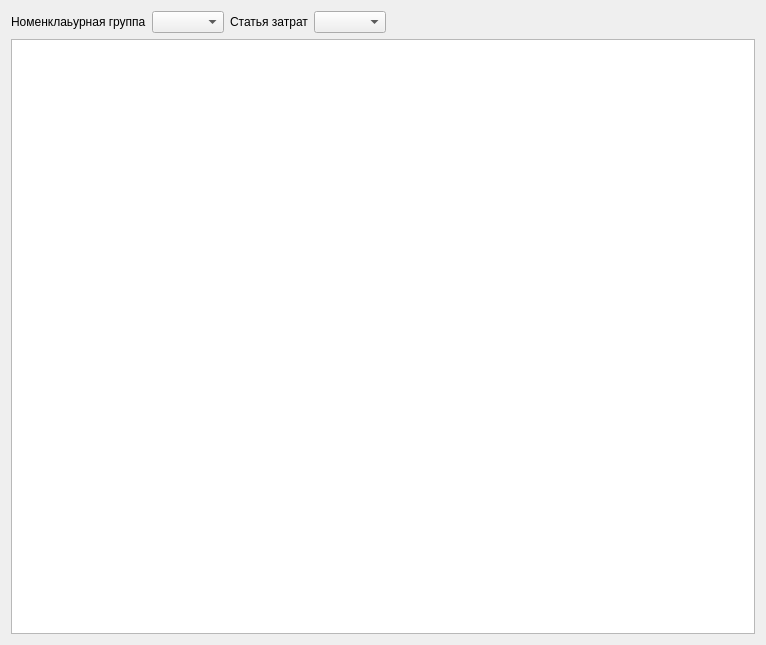
<?xml version="1.0" encoding="UTF-8"?>
<ui version="4.0">
 <class>FormCost</class>
 <widget class="QWidget" name="FormCost">
  <property name="geometry">
   <rect>
    <x>0</x>
    <y>0</y>
    <width>766</width>
    <height>645</height>
   </rect>
  </property>
  <property name="windowTitle">
   <string>Затраты</string>
  </property>
  <layout class="QVBoxLayout" name="verticalLayout">
   <item>
    <layout class="QHBoxLayout" name="horizontalLayout">
     <item>
      <widget class="QLabel" name="label">
       <property name="text">
        <string>Номенклаьурная группа</string>
       </property>
      </widget>
     </item>
     <item>
      <widget class="QComboBox" name="comboBoxNomGr"/>
     </item>
     <item>
      <widget class="QLabel" name="label_2">
       <property name="text">
        <string>Статья затрат</string>
       </property>
      </widget>
     </item>
     <item>
      <widget class="QComboBox" name="comboBoxCost"/>
     </item>
     <item>
      <spacer name="horizontalSpacer">
       <property name="orientation">
        <enum>Qt::Horizontal</enum>
       </property>
       <property name="sizeHint" stdset="0">
        <size>
         <width>40</width>
         <height>20</height>
        </size>
       </property>
      </spacer>
     </item>
    </layout>
   </item>
   <item>
    <widget class="DbViewer" name="tableViewCost"/>
   </item>
  </layout>
 </widget>
 <customwidgets>
  <customwidget>
   <class>DbViewer</class>
   <extends>QTableView</extends>
   <header>db/dbviewer.h</header>
  </customwidget>
 </customwidgets>
 <resources/>
 <connections/>
</ui>
